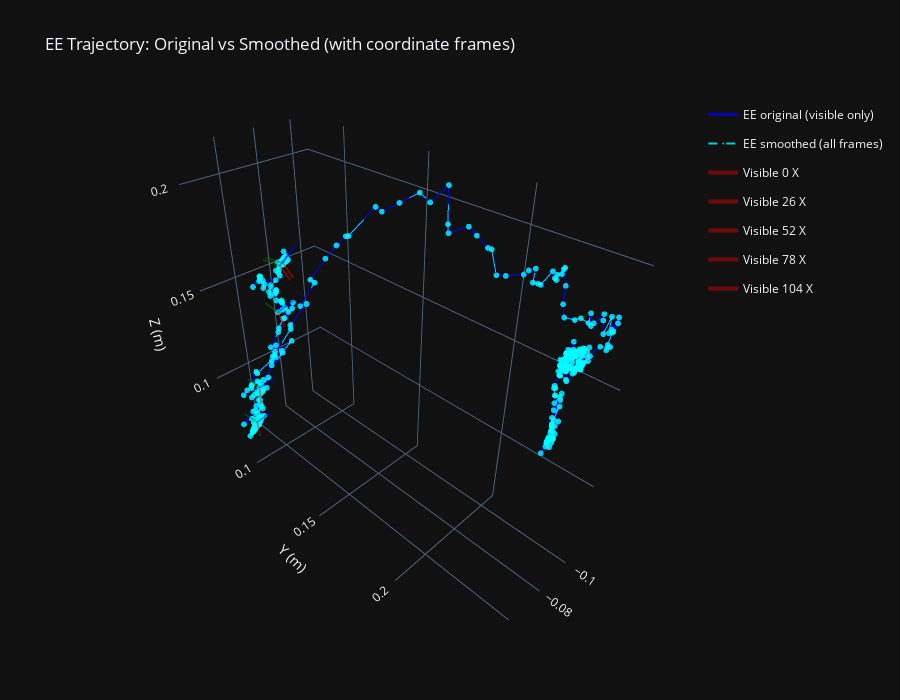

Notebook code for this chart:
### Code cell
# 3D comparison: EE trajectory with coordinate frames

ee_orig = data_orig["aruco_ee_in_world"]
ee_smooth = data_smooth["smoothed_aruco_ee_in_world"]

fig = go.Figure()

# Original trajectory (only visible frames)
fig.add_trace(go.Scatter3d(
    x=ee_orig[ee_world_vis, 0],
    y=ee_orig[ee_world_vis, 1],
    z=ee_orig[ee_world_vis, 2],
    mode="lines+markers",
    name="EE original (visible only)",
    line=dict(color="blue", width=3),
    marker=dict(size=2, color="blue"),
    opacity=0.7,
))

# Smoothed trajectory (all frames)
fig.add_trace(go.Scatter3d(
    x=ee_smooth[:, 0],
    y=ee_smooth[:, 1],
    z=ee_smooth[:, 2],
    mode="lines+markers",
    name="EE smoothed (all frames)",
    line=dict(color="cyan", width=2, dash="dash"),
    marker=dict(size=2, color="cyan"),
    opacity=0.8,
))

# Highlight interpolated frames with coordinate axes
missing_ee = ~ee_world_vis
if np.any(missing_ee):
    # Sample interpolated frames to show (every Nth frame to avoid clutter)
    missing_indices = np.where(missing_ee)[0]
    step = max(1, len(missing_indices) // 10)  # Show up to 10 frames
    sampled_missing = missing_indices[::step]
    
    # Draw coordinate frames at interpolated positions
    for idx in sampled_missing:
        pos = ee_smooth[idx, :3]
        quat = ee_smooth[idx, 3:7]
        draw_rgb_axes(fig, pos, quat, axis_length=0.01, name_prefix=f"Interp {idx}", opacity=0.6)
    
    # Also show markers
    fig.add_trace(go.Scatter3d(
        x=ee_smooth[missing_ee, 0],
        y=ee_smooth[missing_ee, 1],
        z=ee_smooth[missing_ee, 2],
        mode="markers",
        name="EE interpolated positions",
        marker=dict(size=3, color="yellow", symbol="x"),
        opacity=0.5,
    ))

# Also show frames at some visible frames for reference
if np.any(ee_world_vis):
    visible_indices = np.where(ee_world_vis)[0]
    step = max(1, len(visible_indices) // 15)  # Show up to 15 frames
    sampled_visible = visible_indices[::step]
    for idx in sampled_visible[:5]:  # Just show first few
        pos = ee_smooth[idx, :3]
        quat = ee_smooth[idx, 3:7]
        draw_rgb_axes(fig, pos, quat, axis_length=0.01, name_prefix=f"Visible {idx}", opacity=0.4)

fig.update_layout(
    title="EE Trajectory: Original vs Smoothed (with coordinate frames)",
    scene=dict(
        xaxis_title="X (m)",
        yaxis_title="Y (m)",
        zaxis_title="Z (m)",
        aspectmode="data",
    ),
    width=900,
    height=700,
    template="plotly_dark",
    paper_bgcolor="#111111",
)

fig.show()

### Figure 1 — Plotly figure (JSON) as saved in the notebook; plotly's stock layout.template omitted (floating-point values rounded to 4 significant figures; data arrays with more than 128 entries replaced by an {"elided": "..."} marker saying what was removed)
{"data": [{"line": {"color": "blue", "width": 3}, "marker": {"color": "blue", "size": 2}, "mode": "lines+markers", "name": "EE original (visible only)", "opacity": 0.7, "type": "scatter3d", "x": {"elided": "402 float values"}, "y": {"elided": "402 float values"}, "z": {"elided": "402 float values"}}, {"line": {"color": "cyan", "dash": "dash", "width": 2}, "marker": {"color": "cyan", "size": 2}, "mode": "lines+markers", "name": "EE smoothed (all frames)", "opacity": 0.8, "type": "scatter3d", "x": {"elided": "402 float values"}, "y": {"elided": "402 float values"}, "z": {"elided": "402 float values"}}, {"legendgroup": "Visible 0", "line": {"color": "red", "width": 4}, "mode": "lines", "name": "Visible 0 X", "opacity": 0.4, "showlegend": true, "type": "scatter3d", "x": [-0.056, -0.06085], "y": [0.1175, 0.117], "z": [0.1731, 0.1643]}, {"legendgroup": "Visible 0", "line": {"color": "green", "width": 4}, "mode": "lines", "name": "Visible 0 Y", "opacity": 0.4, "showlegend": false, "type": "scatter3d", "x": [-0.056, -0.05468], "y": [0.1175, 0.1076], "z": [0.1731, 0.1728]}, {"legendgroup": "Visible 0", "line": {"color": "blue", "width": 4}, "mode": "lines", "name": "Visible 0 Z", "opacity": 0.4, "showlegend": false, "type": "scatter3d", "x": [-0.056, -0.06464], "y": [0.1175, 0.1162], "z": [0.1731, 0.1779]}, {"legendgroup": "Visible 26", "line": {"color": "red", "width": 4}, "mode": "lines", "name": "Visible 26 X", "opacity": 0.4, "showlegend": true, "type": "scatter3d", "x": [-0.05767, -0.0624], "y": [0.1175, 0.1171], "z": [0.1738, 0.165]}, {"legendgroup": "Visible 26", "line": {"color": "green", "width": 4}, "mode": "lines", "name": "Visible 26 Y", "opacity": 0.4, "showlegend": false, "type": "scatter3d", "x": [-0.05767, -0.05589], "y": [0.1175, 0.1077], "z": [0.1738, 0.1733]}, {"legendgroup": "Visible 26", "line": {"color": "blue", "width": 4}, "mode": "lines", "name": "Visible 26 Z", "opacity": 0.4, "showlegend": false, "type": "scatter3d", "x": [-0.05767, -0.0663], "y": [0.1175, 0.1157], "z": [0.1738, 0.1785]}, {"legendgroup": "Visible 52", "line": {"color": "red", "width": 4}, "mode": "lines", "name": "Visible 52 X", "opacity": 0.4, "showlegend": true, "type": "scatter3d", "x": [-0.06122, -0.06439], "y": [0.1045, 0.104], "z": [0.1431, 0.1337]}, {"legendgroup": "Visible 52", "line": {"color": "green", "width": 4}, "mode": "lines", "name": "Visible 52 Y", "opacity": 0.4, "showlegend": false, "type": "scatter3d", "x": [-0.06122, -0.06148], "y": [0.1045, 0.0945], "z": [0.1431, 0.1437]}, {"legendgroup": "Visible 52", "line": {"color": "blue", "width": 4}, "mode": "lines", "name": "Visible 52 Z", "opacity": 0.4, "showlegend": false, "type": "scatter3d", "x": [-0.06122, -0.0707], "y": [0.1045, 0.1049], "z": [0.1431, 0.1463]}, {"legendgroup": "Visible 78", "line": {"color": "red", "width": 4}, "mode": "lines", "name": "Visible 78 X", "opacity": 0.4, "showlegend": true, "type": "scatter3d", "x": [-0.05363, -0.05328], "y": [0.09177, 0.09191], "z": [0.09709, 0.08709]}, {"legendgroup": "Visible 78", "line": {"color": "green", "width": 4}, "mode": "lines", "name": "Visible 78 Y", "opacity": 0.4, "showlegend": false, "type": "scatter3d", "x": [-0.05363, -0.05358], "y": [0.09177, 0.08177], "z": [0.09709, 0.09695]}, {"legendgroup": "Visible 78", "line": {"color": "blue", "width": 4}, "mode": "lines", "name": "Visible 78 Z", "opacity": 0.4, "showlegend": false, "type": "scatter3d", "x": [-0.05363, -0.06363], "y": [0.09177, 0.09173], "z": [0.09709, 0.09674]}, {"legendgroup": "Visible 104", "line": {"color": "red", "width": 4}, "mode": "lines", "name": "Visible 104 X", "opacity": 0.4, "showlegend": true, "type": "scatter3d", "x": [-0.05103, -0.05153], "y": [0.08877, 0.08877], "z": [0.07388, 0.06389]}, {"legendgroup": "Visible 104", "line": {"color": "green", "width": 4}, "mode": "lines", "name": "Visible 104 Y", "opacity": 0.4, "showlegend": false, "type": "scatter3d", "x": [-0.05103, -0.05008], "y": [0.08877, 0.07881], "z": [0.07388, 0.07383]}, {"legendgroup": "Visible 104", "line": {"color": "blue", "width": 4}, "mode": "lines", "name": "Visible 104 Z", "opacity": 0.4, "showlegend": false, "type": "scatter3d", "x": [-0.05103, -0.06097], "y": [0.08877, 0.08782], "z": [0.07388, 0.07438]}], "layout": {"height": 700, "paper_bgcolor": "#111111", "scene": {"aspectmode": "data", "xaxis": {"title": {"text": "X (m)"}}, "yaxis": {"title": {"text": "Y (m)"}}, "zaxis": {"title": {"text": "Z (m)"}}}, "title": {"text": "EE Trajectory: Original vs Smoothed (with coordinate frames)"}, "width": 900}}
